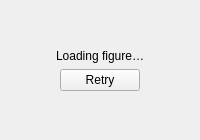
<?xml version="1.0" encoding="UTF-8"?>
<ui version="4.0">
 <class>SavedFigurePlaceholder</class>
 <widget class="QWidget" name="page_saved_figure">
  <layout class="QVBoxLayout" name="layout_saved_figure">
   <property name="leftMargin"><number>0</number></property>
   <property name="topMargin"><number>0</number></property>
   <property name="rightMargin"><number>0</number></property>
   <property name="bottomMargin"><number>0</number></property>
   <item>
    <widget class="QWidget" name="panel_figure_loading">
     <layout class="QVBoxLayout" name="layout_figure_loading">
      <item><spacer name="spacer_loading_top"><property name="orientation"><enum>Qt::Vertical</enum></property><property name="sizeHint" stdset="0"><size><width>20</width><height>40</height></size></property></spacer></item>
      <item><widget class="QLabel" name="label_figure_loading"><property name="text"><string>Loading figure…</string></property><property name="textFormat"><enum>Qt::PlainText</enum></property><property name="alignment"><set>Qt::AlignCenter</set></property><property name="wordWrap"><bool>true</bool></property></widget></item>
      <item alignment="Qt::AlignHCenter"><widget class="QPushButton" name="button_retry_figure"><property name="text"><string>Retry</string></property></widget></item>
      <item><spacer name="spacer_loading_bottom"><property name="orientation"><enum>Qt::Vertical</enum></property><property name="sizeHint" stdset="0"><size><width>20</width><height>40</height></size></property></spacer></item>
     </layout>
    </widget>
   </item>
  </layout>
 </widget>
 <resources/>
 <connections/>
</ui>
